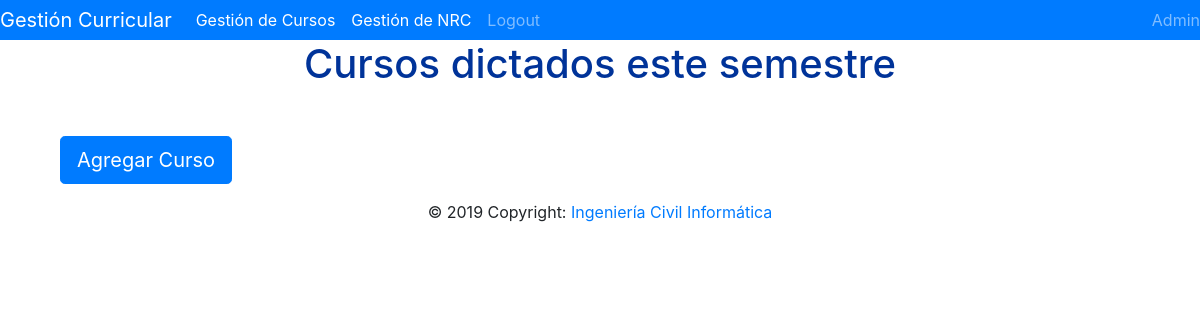
/cursos/ (signed in), run on an earlier commit of the app's database.
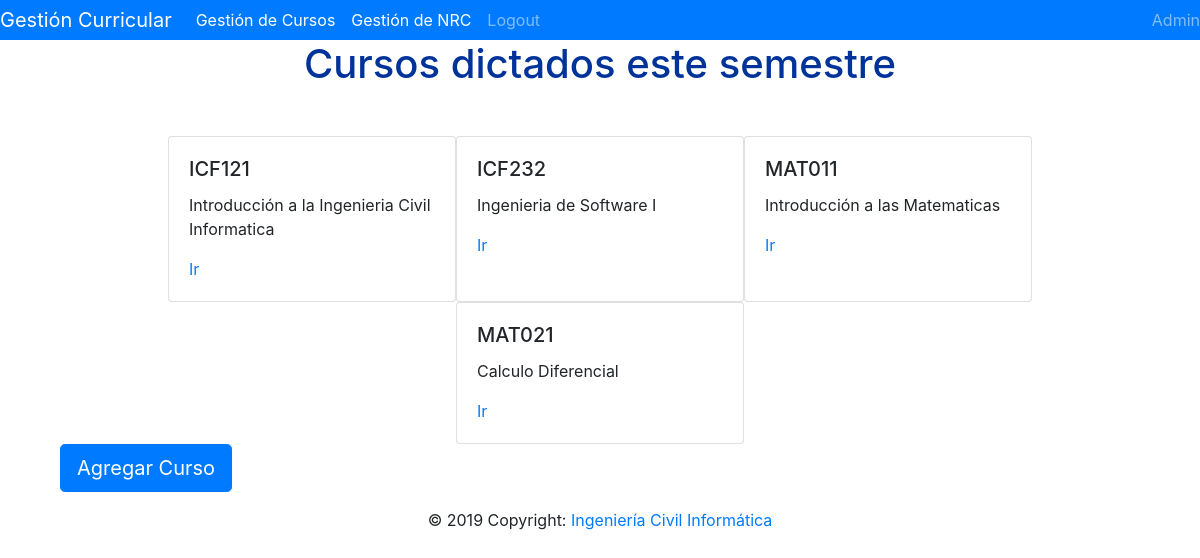
And on a later commit of the database.
### cursos/models.py (models this page shows, shortened)
class Curso(models.Model):
		sigla=models.CharField(max_length=6)
		nombre=models.CharField(max_length=60)
		creditos=models.IntegerField()
		nrc=models.IntegerField(null=True)
		cursos=models.Manager()

### cursos/views.py (the view)
# urls.py: url(r'cursos/', views.HomeCursosView.as_view(), name="cursos"),
class HomeCursosView(PermissionRequiredMixin, LoginRequiredMixin, TemplateView):
	permission_required='puede_buscar_cursos'
	def get(self, request, **kwargs):
		return render(request, 'cursos.html',{'cursos':Curso.cursos.all()})

### cursos/templates/cursos.html
{% extends 'base.html' %}
{% block content %}
<h1 class="text-center">Cursos dictados este semestre</h1>
<div class="container">
	<div class="row mt-5 justify-content-center">
{% for curso in cursos %}
		<div class="card" style="width: 18rem;">
			<div class="card-body">
				<h5 class="card-title">{{ curso.sigla }}</h5>
				<p class="card-text">{{ curso.nombre }}</p>
				<a href="/curso/{{ curso.sigla }}/" class="card-link">Ir</a>
			</div>
		</div>
{% endfor %}
	</div>
	<a class="btn btn-primary btn-lg" href="/curso/create/" role="button">Agregar Curso</a>
</div>
{% endblock %}

### cursos/templates/base.html (shortened to what this page needs)
{% load static %}
<!DOCTYPE html>
<html lang="en">
	<head>
		<link rel="stylesheet" href="https://stackpath.bootstrapcdn.com/bootstrap/4.3.1/css/bootstrap.min.css">
		<link href="{% static "css/cursos.css" %}" rel="stylesheet">
	</head>
	<body>
		{% include "navbar.html" %}
		<div class="container">
			{% block content %}
			{% endblock %}
		</div>
		{% include "footer.html" %}
	</body>
</html>

### cursos/templates/navbar.html (shortened to what this page needs)
<nav class="navbar-expand-lg navbar-dark bg-primary">
	<div class="collapse navbar-collapse" id="navbarNav">
		<a class="navbar-brand" href="{% url 'index' %}">Gestión Curricular</a>
		<ul class="navbar-nav mr-auto">
			{% if user.is_authenticated %}
				<li class="nav-item active">
					<a class="nav-link" href="/cursos">Gestión de Cursos<span class="sr-only">(current)</span></a>
				</li>
				<li class="nav-item active">
					<a class="nav-link" href="/NRC">Gestión de NRC<span class="sr-only">(current)</span></a>
				</li>
				<li class="nav-item">
					<a class="nav-link" href="{% url 'logout' %}">Logout</a>
				</li>
			</ul>
			<span class="navbar-text">
				{{ user.username }}
			</span>
			{% endif %}
	</div>
</nav>

### cursos/templates/footer.html
<footer class="page-footer font-small blue">
	<div class="footer-copyright text-center py-3">© 2019 Copyright: <a href="https://media3.giphy.com/media/E9FG68LI8ICVW/giphy.gif">Ingeniería Civil Informática</a>
	</div>
</footer>

### cursos/static/css/cursos.css (style rules this page uses)
h1 { color: #003399 }

What changed in the data, as far as the page shows it:
added Curso: sigla "ICF121", nombre "Introducción a la Ingenieria Civil Informatica"
added Curso: sigla "ICF232", nombre "Ingenieria de Software I"
added Curso: sigla "MAT011", nombre "Introducción a las Matematicas"
added Curso: sigla "MAT021", nombre "Calculo Diferencial"
